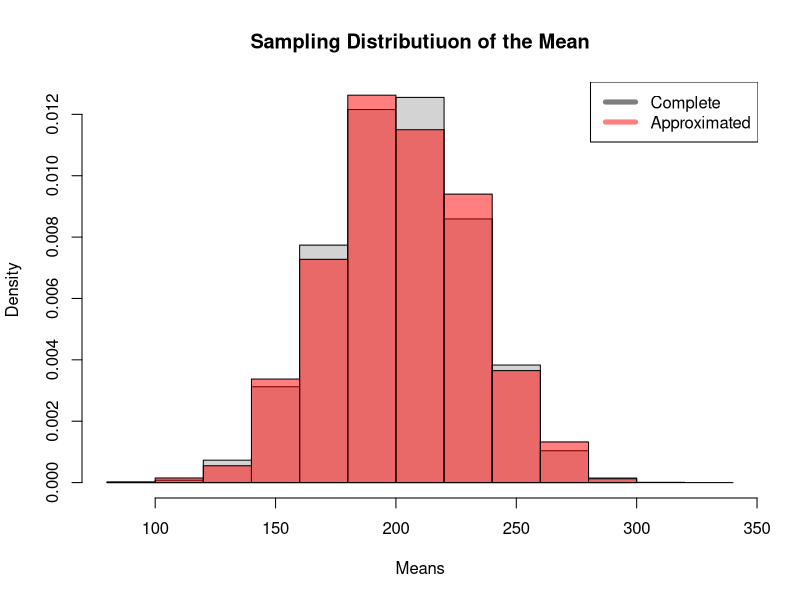
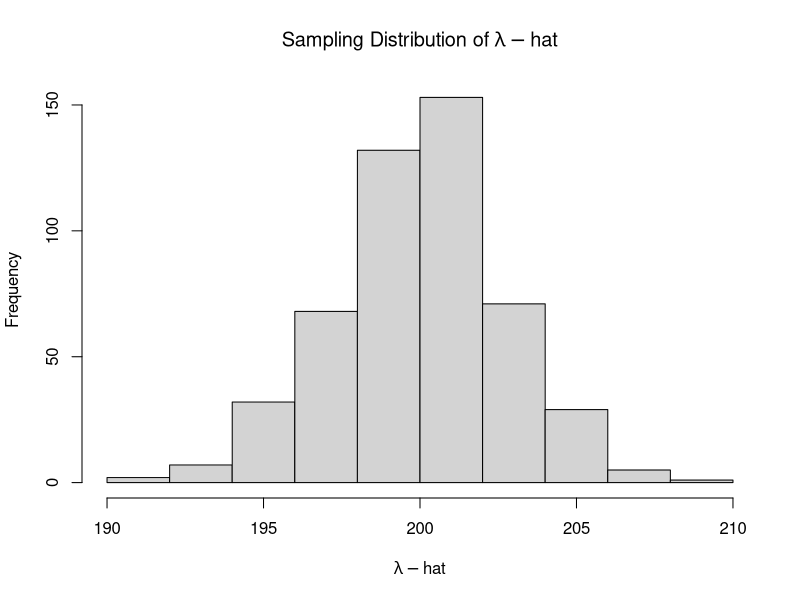
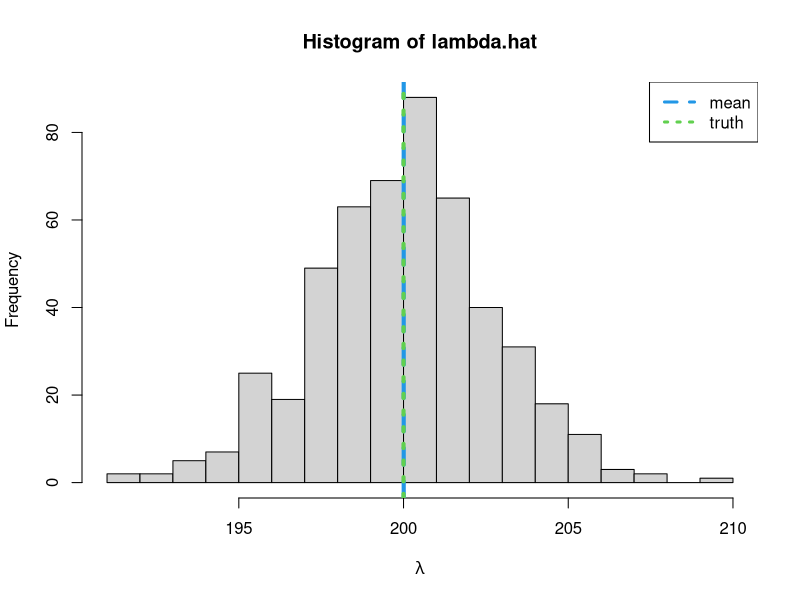

Generate these figures, in order, with R:
## ----design.sim, echo=TRUE, eval=TRUE-------------------------
#random discrete uniform sampler
rdu<-function(n,lower,upper){sample(lower:upper,n,replace=T)}

mat = matrix(rdu(25, 
                 lower = 0, 
                 upper = 400
                 ),
             nrow=5, ncol=5
             )
mat


## ----design.sim2, echo=TRUE, eval=TRUE------------------------
  n = 10
  y = sample(
             c(mat),
             10, 
             replace = TRUE
             )
  y


## ----design.sim4, echo=TRUE, eval=TRUE------------------------
  mean(y)



## ----sampling dist, eval=TRUE, echo=TRUE----------------------
# How many ways can we uniquely sample 10 things from 25
combs = function(n, x) {
  factorial(n) / factorial(n-x) / factorial(x)
}

combs(25, 10)


## ----sampling dist2, eval=TRUE, echo=TRUE, cache=TRUE---------
  set.seed(5435)
  all.combs = utils::combn(c(mat), 10)
  dim(all.combs)
  mean.all.combs = apply(all.combs,2,mean)


## ----sampling dist3, eval=TRUE, echo=TRUE, cache=TRUE---------
  set.seed(5435)
  sim.sampling.dist=replicate(2000,
                              sample(c(mat),10)
                              )
  dim(sim.sampling.dist)
  mean.samples = apply(sim.sampling.dist,2,mean)


## ----sampling dist4, eval=TRUE, echo=FALSE--------------------
  hist(mean.all.combs,
       freq=FALSE, 
       main="Sampling Distributiuon of the Mean",
       breaks=10,
       xlab="Means"
       )
  hist(mean.samples,
       add=TRUE,
       freq=FALSE,
       col=grDevices::adjustcolor("red", alpha.f=0.5),
       breaks=10
       )
  legend("topright",lwd=5,col=c(grDevices::adjustcolor("black", alpha.f=0.5),grDevices::adjustcolor("red", alpha.f=0.5)),legend = c("Complete", "Approximated"))


## ----model.sim, echo=TRUE, eval=TRUE--------------------------
#Create a function, to be replicated
  lambda=200
  n.sim=500
  mat.fn = function(lambda){matrix(rpois(25, lambda=lambda),
                               nrow=5, ncol=5
                               )
  }


## ----model.sim2, echo=TRUE, eval=TRUE-------------------------
# repeat the function n.sim times
  list.mat = replicate(n.sim, 
                       mat.fn(lambda), 
                       simplify=FALSE
                       )
  length(list.mat)


## ----model.sim3, echo=TRUE, eval=TRUE-------------------------
#One realization
  list.mat[[1]]


# Sample mean for the first realization
  mean(list.mat[[1]])


## ----model.sim4, echo=TRUE, eval=TRUE-------------------------
lambda.hat = unlist(lapply(list.mat,FUN=mean))


## ----model.sim5, echo=FALSE, eval=TRUE------------------------
hist(lambda.hat,
     xlab=bquote(lambda-hat),
     main=bquote("Sampling Distribution of"~lambda-hat)
     )
#abline(v=lambda, lwd=3, col=4)


## ----bias22,eval=TRUE, echo=TRUE------------------------------
# Bias
  mean(lambda.hat) - lambda

# relative bias
  (mean(lambda.hat) - lambda)/lambda


## ----bias3,eval=TRUE, echo=FALSE------------------------------
  hist(lambda.hat,xlab=bquote(lambda), breaks=20)
  abline(v=mean(lambda.hat),lwd=4,col=4,lty=2)
  abline(v=lambda,lwd=4,col=3,lty=3)
  legend("topright",legend=c("mean","truth"),lwd=3,col=c(4,3),lty=c(2,3))


## ----bias4,eval=TRUE, echo=TRUE-------------------------------
  diff = 0.025*lambda
  diff
  lower = lambda-diff
  upper = lambda+diff

  index = which(lambda.hat>=lower & lambda.hat <= upper)

#Probability of getting a mean within 5% of the truth
  length(index)/n.sim
